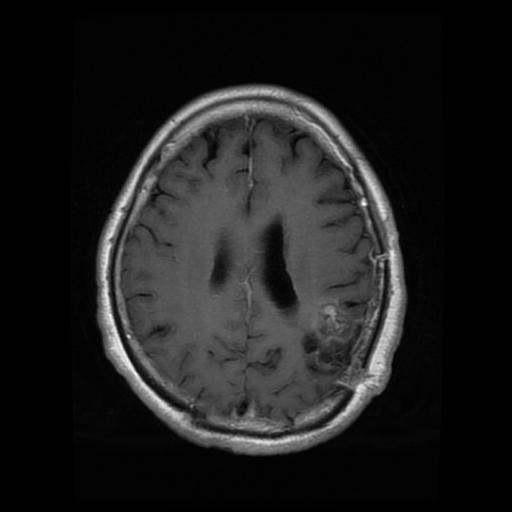
#> input picture src/dataset/raw/Training/glioma/Tr-gl_0080.jpg, 512 x 512 px, found by its file name; its folder holds only this picture in this run
$ jupyter execute preprocessing_explain.ipynb
#> lines starting #> are read from the running program, lines starting #| are printed output that depends on the picture; after the words box and inside, x2 and y2 are one past the last pixel; in counts of white or black regions, pixels touching at a corner belong together
IMPORT REQUIRED LIBRABRY

[cell 1]
import os
import cv2
import numpy as np
import matplotlib.pyplot as plt
from skimage.filters import rank
from skimage.morphology import disk
from skimage.transform import rotate
from tqdm import tqdm
from pathlib import Path

IMG_SIZE = (256, 256)
IMAGE_COLUMNS= 4
IMAGE_ROWS = 1


def display_img(image_sample, classes):

    # Create a row of subplots with equal sizes
    fig, axes = plt.subplots(IMAGE_ROWS, IMAGE_COLUMNS, figsize=(10, 10))

    # If only one image, axes is not iterable, so we convert it into a list
    if len(image_sample) == 1:
        axes = [axes]

    axes = axes.flatten()


    # Display images in a row
    for i, data in enumerate(image_sample):
        axes[i].imshow(data, cmap='gray')  # Show the image in grayscale
        axes[i].axis('off')  # Hide the axes
        axes[i].set_title(f"{classes[i]}")  # Title for each image

    for j in range(len(image_sample), 4):
        axes[j].axis('off')

    plt.tight_layout()  # Adjust layout for better spacing
    plt.show() # Show the plot

IMAGE SAMPLE PREPARE

[cell 2]
cur_path = os.path.dirname(os.path.dirname(os.getcwd()))
data_path = os.path.join(cur_path, 'dataset/raw/training')
image_sample = []

classes = os.listdir(data_path)

# Take one image for each class to display
for c, label in enumerate(classes):
    class_path = os.path.join(data_path, label)
    img_file = os.listdir(class_path)[0]
    img_path = os.path.join(class_path, img_file)
    img = cv2.imread(img_path)
#> img is the input picture: shape (512, 512, 3); min 0, max 254, mean 29.6
    if len(img.shape) == 3:
        img = cv2.cvtColor(img, cv2.COLOR_BGR2GRAY)
#> img: shape (512, 512)
    image_sample.append(img)

print("Sample images")
display_img(image_sample, classes)
#> the loop in display_img, `for i, data in enumerate(image_sample):` made 2 passes
#> the loop in display_img, `for j in range(len(image_sample), 4):` made 2 passes
#> j on passes 1 to 2: 2, 3
#> in display_img, `plt.show()`:
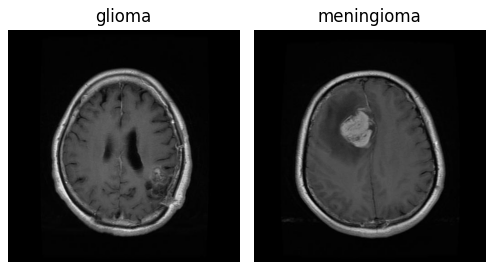
#> figure drawn by matplotlib, 2 panels

FIRST FUNCTION: REMOVE BLACK EDGES

[cell 3]
def cut_to_edge(img):
    """Crop the image to remove black edges."""

    _, thresh = cv2.threshold(img, 10, 255, cv2.THRESH_BINARY)
    contours, _ = cv2.findContours(thresh, cv2.RETR_EXTERNAL, cv2.CHAIN_APPROX_SIMPLE)

    if contours:
        largest_contour = max(contours, key=cv2.contourArea)
        x, y, w, h = cv2.boundingRect(largest_contour)
        img = img[y:y+h, x:x+w]

    return img

[cell 4]
print('Before cut to edge')
display_img(image_sample, classes)
#> the loop in display_img (call 2), `for i, data in enumerate(image_sample):` made 2 passes
#> the loop in display_img (call 2), `for j in range(len(image_sample), 4):` made 2 passes
after_cut_to_edge = [cut_to_edge(img) for img in image_sample]
#> in cut_to_edge, `_, thresh = cv2.threshold(img, 10, 255, cv2.THRESH_BINARY)`:
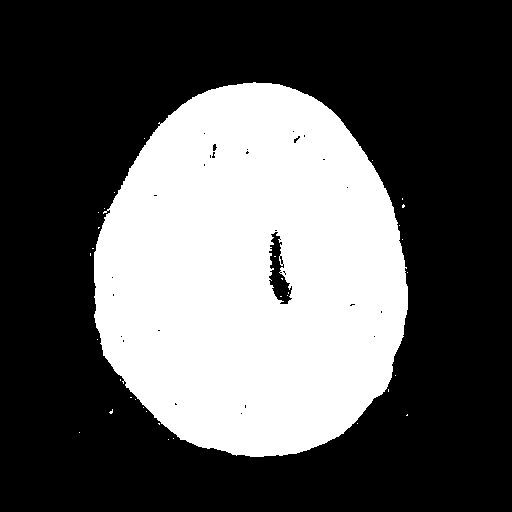
#> thresh: shape (512, 512); 34.7% white; 34 white regions (33 under 20 px)
#> in cut_to_edge, `contours, _ = cv2.findContours(thresh, cv2.RETR_EXTERNAL, cv2.CHAIN_AP..`: contours = 29 contours, 28 with area under 20; largest, box (x1, y1, x2, y2) and area: (94, 82, 408, 457) 91288
#> in cut_to_edge, `largest_contour = max(contours, key=cv2.contourArea)`: largest_contour = contour of 558 points, box (x1, y1, x2, y2) (94, 82, 408, 457), area 91288
#> in cut_to_edge, `x, y, w, h = cv2.boundingRect(largest_contour)`: x = 94; y = 82; w = 314; h = 375
#> in cut_to_edge (call 2), `_, thresh = cv2.threshold(img, 10, 255, cv2.THRESH_BINARY)`: thresh: shape (512, 512); 37.4% white; 22 white regions (19 under 20 px)
#> in cut_to_edge (call 2), `contours, _ = cv2.findContours(thresh, cv2.RETR_EXTERNAL, cv2.CHAIN_AP..`: contours = 21 contours, 18 with area under 20; largest, box (x1, y1, x2, y2) and area: (90, 86, 424, 461) 98476, (61, 414, 108, 425) 234, (131, 416, 138, 424) 34
#> after_cut_to_edge = 2 items
print('After cut to edge')
display_img(after_cut_to_edge, classes)

SECOND FUNCTION: SKULL STRIPPING BY APPLYING MASK

[cell 5]
def apply_mask(img):
    """Apply a mask to extract the brain region (skull stripping)."""
    thresh = rank.otsu(img, disk(5))  # Otsu thresholding
    mask = thresh > 0
    img[~mask] = 0
    return img

[cell 6]
print('Before mask')
display_img(after_cut_to_edge, classes)
after_mask = [apply_mask(img) for img in after_cut_to_edge]
#> in apply_mask, `thresh = rank.otsu(img, disk(5))`:
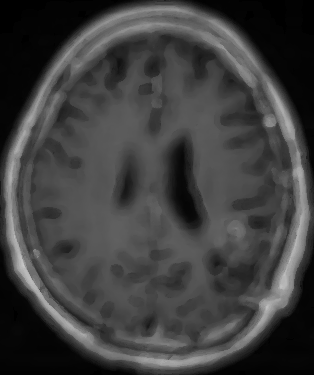
#> thresh: shape (375, 314); min 0, max 202, mean 63.1
#> in apply_mask, `mask = thresh > 0`:
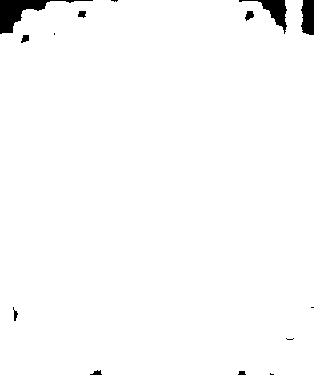
#> mask: shape (375, 314) bool; 98.2% white; 14 black regions (5 under 20 px), largest, box (x1, y1, x2, y2) and area: (0, 0, 93, 34) 914, (239, 0, 287, 34) 480, (301, 0, 314, 35) 398
#> in apply_mask, `img[~mask] = 0`: img: shape (375, 314); min 0, max 254, mean 64.1
#> in apply_mask (call 2), `thresh = rank.otsu(img, disk(5))`:
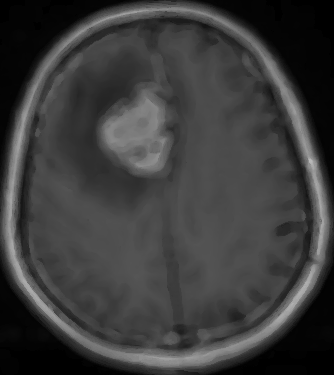
#> thresh: shape (375, 334); min 0, max 184, mean 59.7
#> in apply_mask (call 2), `mask = thresh > 0`:
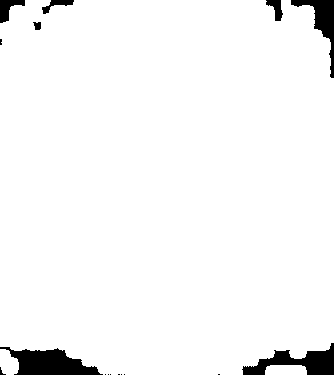
#> mask: shape (375, 334) bool; 96.2% white; 16 black regions (9 under 20 px)
#> in apply_mask (call 2), `img[~mask] = 0`: img: shape (375, 334); min 0, max 255, mean 60.6
#> after_mask = 2 items
#> img: shape (512, 512)
print('After mask')
display_img(after_mask, classes)

THIRD FUNCTION: APPLY RANDOM ROTATION AND FLIPPING FOR TRAINING

[cell 7]
def augment_image(img):
    """Apply random rotation and flipping (only for training)."""
    angle = np.random.uniform(-15, 15)  # Random rotation between -15 and 15 degrees
    img = rotate(img, angle, resize=False, mode="edge")
    if np.random.rand() > 0.5:
        img = np.fliplr(img)  # Random horizontal flip
    return img

[cell 8]
print('Before augmentation')
display_img(after_mask, classes)
augmented_images = [augment_image(img) for img in after_mask]
#> in augment_image, `img = np.fliplr(img)`:
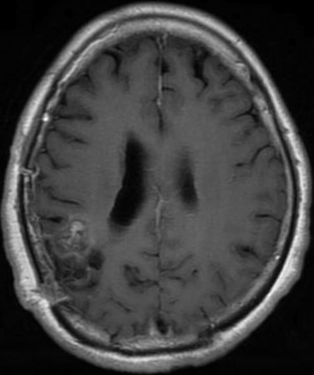
#> img: shape (375, 314) float64; min 0, max 0.988, mean 0.251
#> in augment_image (call 2), `angle = np.random.uniform(-15, 15)`: angle = 3.08
#> in augment_image (call 2), `img = np.fliplr(img)`:
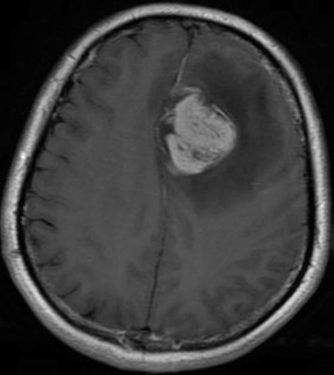
#> img: shape (375, 334) float64; min 0, max 0.973, mean 0.238
#> augmented_images = 2 items
print('After augmentation')
display_img(augmented_images, classes)

FOURTH FUNCTION: A PIPLINE COMBINES THREE MENTIONED FUNCTIONS AND NOMRALIZES IMAGES IN SIZE

[cell 9]
def preprocess_mri(img):
    """Preprocess the image for Decision Tree or PyTorch"""
    # if (img.shape[-1] == 3):
    #     img = cv2.cvtColor(img, cv2.COLOR_BGR2GRAY)
    img = cut_to_edge(img)
    img = apply_mask(img)
    img = augment_image(img)
    img = cv2.resize(img, IMG_SIZE)
    img = img / 255.0
    return img

[cell 10]
print('Before preprocessing')
display_img(image_sample, classes)
preprocessed_images = [preprocess_mri(img) for img in image_sample]
#> in cut_to_edge (call 3), `contours, _ = cv2.findContours(thresh, cv2.RETR_EXTERNAL, cv2.CHAIN_AP..`: contours = 29 contours, 28 with area under 20; largest, box (x1, y1, x2, y2) and area: (94, 82, 408, 457) 91288
#> in preprocess_mri, `img = cv2.resize(img, IMG_SIZE)`:
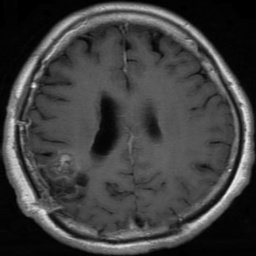
#> img: shape (256, 256) float64; min 0, max 0.941, mean 0.251
#> in cut_to_edge (call 4), `contours, _ = cv2.findContours(thresh, cv2.RETR_EXTERNAL, cv2.CHAIN_AP..`: contours = 21 contours, 18 with area under 20; largest, box (x1, y1, x2, y2) and area: (90, 86, 424, 461) 98476, (61, 414, 108, 425) 234, (131, 416, 138, 424) 34
#> in preprocess_mri (call 2), `img = cv2.resize(img, IMG_SIZE)`:
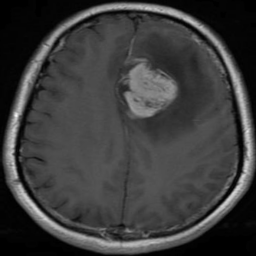
#> img: shape (256, 256) float64; min 0, max 0.965, mean 0.238
#> preprocessed_images = 2 items
print('After preprocessing')
display_img(preprocessed_images, classes)
